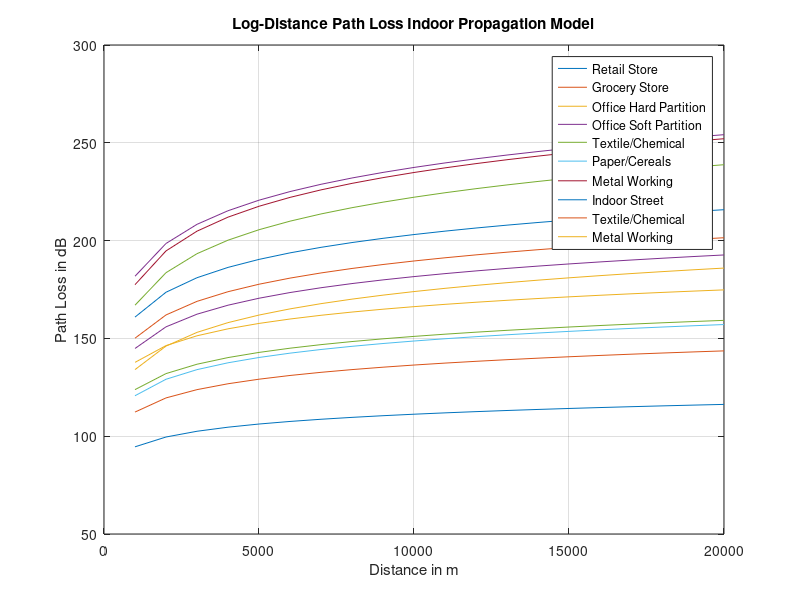

Reproduce this figure in MATLAB.
% Analysis of Log-distance path loss propagation model (w/ & w/o Shadow)
clc
close all;

with_shadowing = input("w/ Shadowing? ");
Fixed_Distance = input("Enter the reference distance: ");
Arbitrary_Distance = 1e3 : 1e3 : 20e3;
% Values must be between 1.6 to 6
Path_Loss_Exponent = rand(1,12)*(6-1.6) + 1.6;
Sigma = rand(1,12)*(15-3) + 3;
Frequency = randi([900, 4000], 1,12);
X = zeros(1,12);

for i = 1:12
    Lambda(i) = 3e8 / (Frequency(i) * 10 ^ 6);
    PL_D0(i) = 20 * log10((4 * pi * Fixed_Distance) / Lambda(i));
    if(with_shadowing)
        X(i) = randn(size(PL_D0(i))) * Sigma(i);  % X(i) = normrnd(0, Sigma(i));
    end
end
for i = 1:12
    for j = 1:20
        Path_Loss(i, j) = PL_D0(i) + 10 * Path_Loss_Exponent(i) * log10(Arbitrary_Distance(j) / Fixed_Distance)...
            + X(i);
    end
end

plot(Arbitrary_Distance, Path_Loss);
legend("Retail Store", "Grocery Store", "Office Hard Partition", "Office Soft Partition", "Textile/Chemical",...
    "Paper/Cereals", "Metal Working", "Indoor Street", "Textile/Chemical", "Metal Working");
xlabel("Distance in m");
ylabel("Path Loss in dB");
title("Log-Distance Path Loss Indoor Propagation Model");
grid on;
